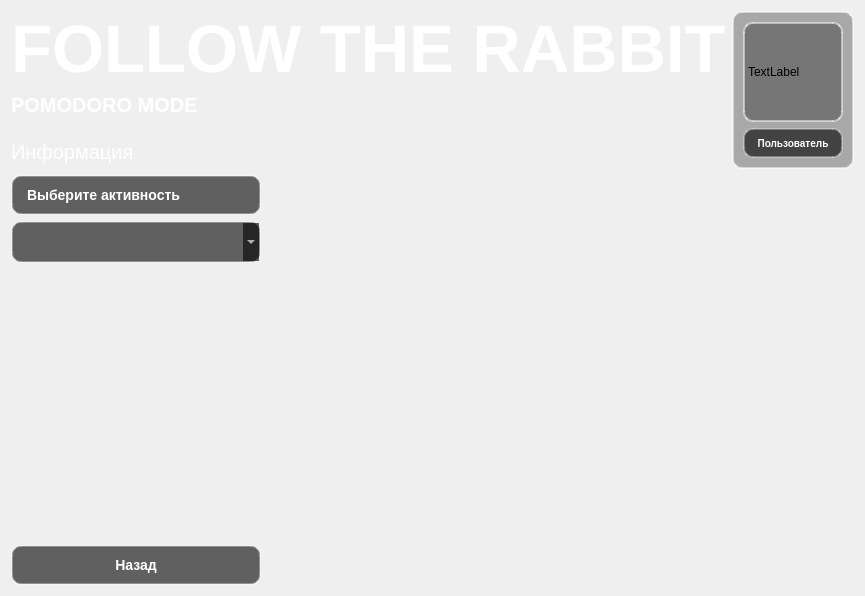
<?xml version="1.0" encoding="UTF-8"?>
<ui version="4.0">
 <class>Pomodoro_mode</class>
 <widget class="QWidget" name="Pomodoro_mode">
  <property name="geometry">
   <rect>
    <x>0</x>
    <y>0</y>
    <width>834</width>
    <height>596</height>
   </rect>
  </property>
  <property name="windowTitle">
   <string>Form</string>
  </property>
  <layout class="QVBoxLayout" name="verticalLayout_7">
   <item>
    <layout class="QVBoxLayout" name="verticalLayout_6">
     <item>
      <layout class="QHBoxLayout" name="horizontalLayout_2">
       <item>
        <layout class="QVBoxLayout" name="verticalLayout_3">
         <item alignment="Qt::AlignmentFlag::AlignBottom">
          <widget class="QLabel" name="label">
           <property name="font">
            <font>
             <pointsize>50</pointsize>
             <bold>true</bold>
            </font>
           </property>
           <property name="styleSheet">
            <string notr="true">color:white</string>
           </property>
           <property name="text">
            <string>FOLLOW THE RABBIT</string>
           </property>
           <property name="alignment">
            <set>Qt::AlignmentFlag::AlignBottom|Qt::AlignmentFlag::AlignLeading|Qt::AlignmentFlag::AlignLeft</set>
           </property>
          </widget>
         </item>
         <item alignment="Qt::AlignmentFlag::AlignTop">
          <widget class="QLabel" name="label_3">
           <property name="font">
            <font>
             <pointsize>15</pointsize>
             <bold>true</bold>
            </font>
           </property>
           <property name="styleSheet">
            <string notr="true">QLabel {

    color: white;
    
}
</string>
           </property>
           <property name="text">
            <string>POMODORO MODE</string>
           </property>
           <property name="alignment">
            <set>Qt::AlignmentFlag::AlignLeading|Qt::AlignmentFlag::AlignLeft|Qt::AlignmentFlag::AlignTop</set>
           </property>
          </widget>
         </item>
         <item>
          <widget class="QLabel" name="label_7">
           <property name="font">
            <font>
             <pointsize>15</pointsize>
            </font>
           </property>
           <property name="styleSheet">
            <string notr="true">color:white</string>
           </property>
           <property name="text">
            <string>Информация</string>
           </property>
          </widget>
         </item>
        </layout>
       </item>
       <item>
        <spacer name="horizontalSpacer_4">
         <property name="orientation">
          <enum>Qt::Orientation::Horizontal</enum>
         </property>
         <property name="sizeHint" stdset="0">
          <size>
           <width>40</width>
           <height>20</height>
          </size>
         </property>
        </spacer>
       </item>
       <item>
        <layout class="QVBoxLayout" name="verticalLayout_4">
         <item>
          <widget class="QFrame" name="frame">
           <property name="styleSheet">
            <string notr="true">QFrame {
    border: 2px solid rgba(255,255,255,0.5);
    border-radius: 10px;
    background: rgba(0,0,0,0.3);
}</string>
           </property>
           <property name="frameShape">
            <enum>QFrame::Shape::StyledPanel</enum>
           </property>
           <property name="frameShadow">
            <enum>QFrame::Shadow::Raised</enum>
           </property>
           <layout class="QVBoxLayout" name="verticalLayout_8">
            <item alignment="Qt::AlignmentFlag::AlignHCenter">
             <widget class="QLabel" name="label_5">
              <property name="sizePolicy">
               <sizepolicy hsizetype="Fixed" vsizetype="Fixed">
                <horstretch>0</horstretch>
                <verstretch>0</verstretch>
               </sizepolicy>
              </property>
              <property name="minimumSize">
               <size>
                <width>100</width>
                <height>100</height>
               </size>
              </property>
              <property name="maximumSize">
               <size>
                <width>100</width>
                <height>100</height>
               </size>
              </property>
              <property name="text">
               <string>TextLabel</string>
              </property>
             </widget>
            </item>
            <item alignment="Qt::AlignmentFlag::AlignHCenter">
             <widget class="QLabel" name="label_4">
              <property name="sizePolicy">
               <sizepolicy hsizetype="Fixed" vsizetype="Fixed">
                <horstretch>0</horstretch>
                <verstretch>0</verstretch>
               </sizepolicy>
              </property>
              <property name="minimumSize">
               <size>
                <width>100</width>
                <height>30</height>
               </size>
              </property>
              <property name="maximumSize">
               <size>
                <width>100</width>
                <height>30</height>
               </size>
              </property>
              <property name="baseSize">
               <size>
                <width>100</width>
                <height>20</height>
               </size>
              </property>
              <property name="styleSheet">
               <string notr="true">QLabel {
    background: rgba(0, 0, 0, 0.6);
    color: white;
    border: 2px solid rgba(255, 255, 255, 0.3);
    border-radius: 10px;
    font-size: 10px;
    font-weight: bold;
   
}
</string>
              </property>
              <property name="text">
               <string>Пользователь</string>
              </property>
              <property name="alignment">
               <set>Qt::AlignmentFlag::AlignCenter</set>
              </property>
             </widget>
            </item>
           </layout>
          </widget>
         </item>
        </layout>
       </item>
      </layout>
     </item>
     <item>
      <layout class="QHBoxLayout" name="horizontalLayout">
       <item>
        <layout class="QVBoxLayout" name="verticalLayout">
         <item>
          <widget class="QLabel" name="label_2">
           <property name="styleSheet">
            <string notr="true">QLabel {
    background: rgba(0, 0, 0, 0.6);
    color: white;
    border: 2px solid rgba(255, 255, 255, 0.3);
    border-radius: 10px;
    font-size: 14px;
    font-weight: bold;
    padding: 10px;
}
</string>
           </property>
           <property name="text">
            <string>Выберите активность</string>
           </property>
          </widget>
         </item>
         <item>
          <widget class="QComboBox" name="comboBox">
           <property name="styleSheet">
            <string notr="true">QComboBox {
    background: rgba(0, 0, 0, 0.6);
    color: white;
    border: 2px solid rgba(255, 255, 255, 0.3);
    border-radius: 10px;
    font-size: 14px;
    font-weight: bold;
    padding: 10px;
}

QComboBox:hover {
    background: rgba(100, 100, 100, 0.7);
    border-color: rgba(255, 255, 255, 0.6);
}
QComboBox:pressed {
    background: rgba(50, 50, 50, 0.8);
}</string>
           </property>
          </widget>
         </item>
         <item>
          <spacer name="verticalSpacer">
           <property name="orientation">
            <enum>Qt::Orientation::Vertical</enum>
           </property>
           <property name="sizeHint" stdset="0">
            <size>
             <width>20</width>
             <height>40</height>
            </size>
           </property>
          </spacer>
         </item>
         <item>
          <widget class="QPushButton" name="pushButton">
           <property name="sizePolicy">
            <sizepolicy hsizetype="Fixed" vsizetype="Fixed">
             <horstretch>0</horstretch>
             <verstretch>0</verstretch>
            </sizepolicy>
           </property>
           <property name="minimumSize">
            <size>
             <width>250</width>
             <height>0</height>
            </size>
           </property>
           <property name="styleSheet">
            <string notr="true">QPushButton {
    background: rgba(0, 0, 0, 0.6);
    color: white;
    border: 2px solid rgba(255, 255, 255, 0.3);
    border-radius: 10px;
    font-size: 14px;
    font-weight: bold;
    padding: 10px;
}

QPushButton:hover {
    background: rgba(100, 100, 100, 0.7);
    border-color: rgba(255, 255, 255, 0.6);
}

QPushButton:pressed {
    background: rgba(50, 50, 50, 0.8);
}</string>
           </property>
           <property name="text">
            <string>Назад</string>
           </property>
          </widget>
         </item>
        </layout>
       </item>
       <item>
        <spacer name="horizontalSpacer">
         <property name="orientation">
          <enum>Qt::Orientation::Horizontal</enum>
         </property>
         <property name="sizeHint" stdset="0">
          <size>
           <width>40</width>
           <height>20</height>
          </size>
         </property>
        </spacer>
       </item>
       <item>
        <layout class="QVBoxLayout" name="verticalLayout_5"/>
       </item>
       <item>
        <layout class="QVBoxLayout" name="verticalLayout_2">
         <item>
          <layout class="QHBoxLayout" name="buttonlayout"/>
         </item>
         <item>
          <layout class="QVBoxLayout" name="pomodoro_layout"/>
         </item>
        </layout>
       </item>
      </layout>
     </item>
    </layout>
   </item>
  </layout>
 </widget>
 <resources/>
 <connections/>
</ui>
